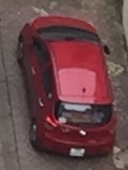
#> input picture AI_Team/API/Blind_Vision_Backend/ml_core/car.jpg, 128 x 170 px
$ python -i color.py   (imports and definitions only)
#> lines starting #> are read from the running program, lines starting #| are printed output that depends on the picture; after the words box and inside, x2 and y2 are one past the last pixel; in counts of white or black regions, pixels touching at a corner belong together
#> further down, picture is the input picture: shape (170, 128, 3); mean B, G, R 71.8, 69.4, 104
import cv2
import numpy as np

def get_color(image):
    if image is None:
        return "null"
    else:
        lower = {'red':(0, 30, 50), 'green':(40, 100, 100), 'blue':(97, 100, 117), 'yellow':(20, 100, 100), 'orange':(5, 50, 50), 'white':(0,0,0)}
        upper = {'red':(10,255,255), 'green':(80,255,255), 'blue':(117,255,255), 'yellow':(30,255,255), 'orange':(15,255,255), 'white':(0,0,255)}


        # define standard colors for circle around the object
        colors = {'red':(0,0,255), 'green':(0,255,0), 'blue':(255,0,0), 'yellow':(0, 255, 217), 'orange':(0,140,255), 'white':(255,255,255)}

        im_resize = cv2.resize(image, (600, 600))
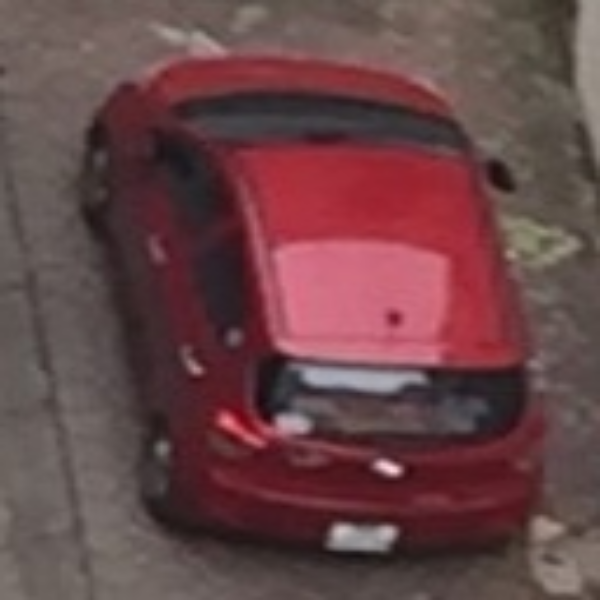
#> im_resize: shape (600, 600, 3); mean B, G, R 71.7, 69.3, 103.9
        blurred = cv2.GaussianBlur(im_resize, (11,11), 0)
        hsv = cv2.cvtColor(blurred, cv2.COLOR_BGR2HSV)
#> hsv: shape (600, 600, 3); mean H, S, V 94, 84.7, 104
        radiuss = []
        colorss = []
        for key, value in upper.items():
                # construct a mask for the color from dictionary`1, then perform
                # a series of dilations and erosions to remove any small
                # blobs left in the mask
                kernel = np.ones((9,9),np.uint8)
                mask = cv2.inRange(hsv, lower[key], upper[key])
                mask = cv2.morphologyEx(mask, cv2.MORPH_OPEN, kernel)
                mask = cv2.morphologyEx(mask, cv2.MORPH_CLOSE, kernel)

                # find contours in the mask and initialize the current
                # (x, y) center of the ball
                cnts = cv2.findContours(mask.copy(), cv2.RETR_EXTERNAL,
                    cv2.CHAIN_APPROX_SIMPLE)[-2]
                center = None

                # only proceed if at least one contour was found
                if len(cnts) > 0:
                    # find the largest contour in the mask, then use
                    # it to compute the minimum enclosing circle and
                    # centroid
                    c = max(cnts, key=cv2.contourArea)
                    ((x, y), radius) = cv2.minEnclosingCircle(c)
                    radiuss.append(int(radius))
                    colorss.append(key)
                    M = cv2.moments(c)
                    center = (int(M["m10"] / M["m00"]), int(M["m01"] / M["m00"]))
#> this loop made 6 passes
#> (x, y, radius, center) on passes 1, 5: (232.5, 183, 295.9, (159, 114)), (447.5, 84, 128.8, (451, 58))
#> pass 1, in get_color, `mask = cv2.inRange(hsv, lower[key], upper[key])`:
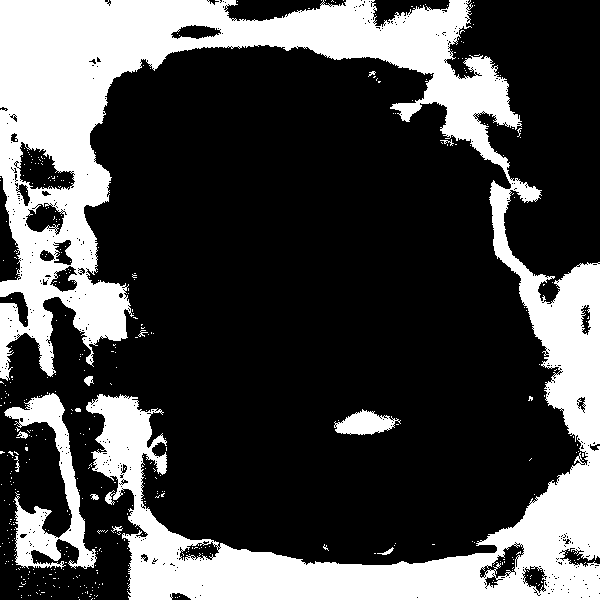
#> mask: shape (600, 600); 28.8% white; 449 white regions (436 under 20 px), largest, box (x1, y1, x2, y2) and area: (0, 0, 600, 600) 96440, (4, 393, 97, 569) 5078, (334, 409, 401, 435) 1015
#> pass 1, in get_color, `mask = cv2.morphologyEx(mask, cv2.MORPH_OPEN, kernel)`:
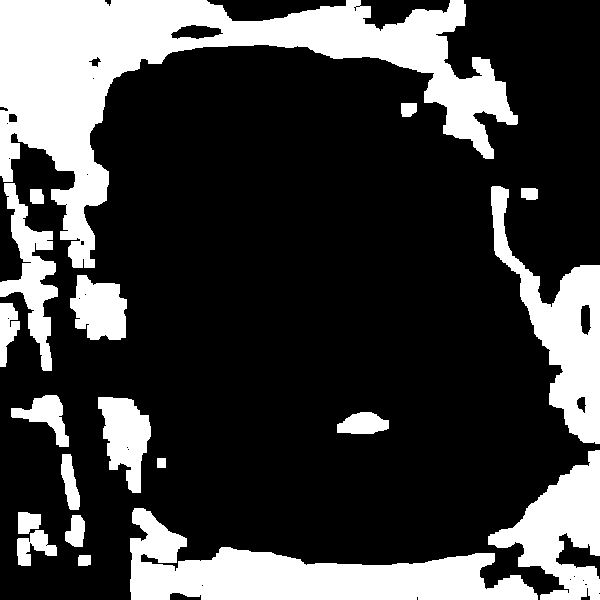
#> mask: shape (600, 600); 25.4% white; 19 white regions, largest, box (x1, y1, x2, y2) and area: (0, 0, 518, 268) 40452, (130, 508, 538, 600) 17057, (491, 186, 600, 444) 9858
#> pass 1, in get_color, `mask = cv2.morphologyEx(mask, cv2.MORPH_CLOSE, kernel)`:
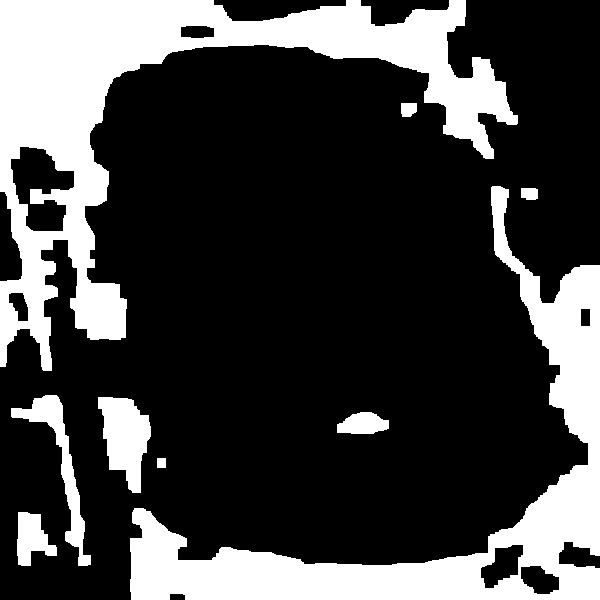
#> mask: shape (600, 600); 26.2% white; 9 white regions, largest, box (x1, y1, x2, y2) and area: (0, 0, 518, 371) 49680, (130, 186, 600, 600) 35977, (98, 397, 151, 493) 3190
#> after the loop, colorss = ['red', 'orange']; radiuss = [295, 128]

                    # only proceed if the radius meets a minimum size. Correct this value for your obect's size
                    #if radius > 0.5:
                    #    # draw the circle and centroid on the frame,
                    #    # then update the list of tracked points
                    #    im = cv2.circle(im_resize, (int(x), int(y)), int(radius), colors[key], 2)
                    #    im = cv2.putText(im,key , (int(x-radius),int(y-radius)), cv2.FONT_HERSHEY_SIMPLEX, 0.4,colors[key],2)
        if (len(radiuss) == 0):
            return "null"
        return  colorss[radiuss.index(max(radiuss))]

>>> import cv2
>>> picture = cv2.imread('car.jpg')
>>> result = get_color(picture)
#> result = 'red'

$ run again, on AI_Team/API/Blind_Vision_Backend/ml_core/tie.jpg
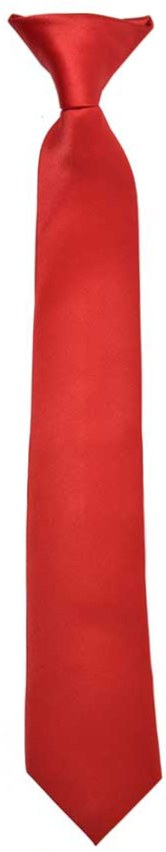
#> input picture AI_Team/API/Blind_Vision_Backend/ml_core/tie.jpg, 166 x 852 px
#> picture is the input picture: shape (852, 166, 3); mean B, G, R 123.8, 124.9, 217.3
#> in get_color, `im_resize = cv2.resize(image, (600, 600))`:
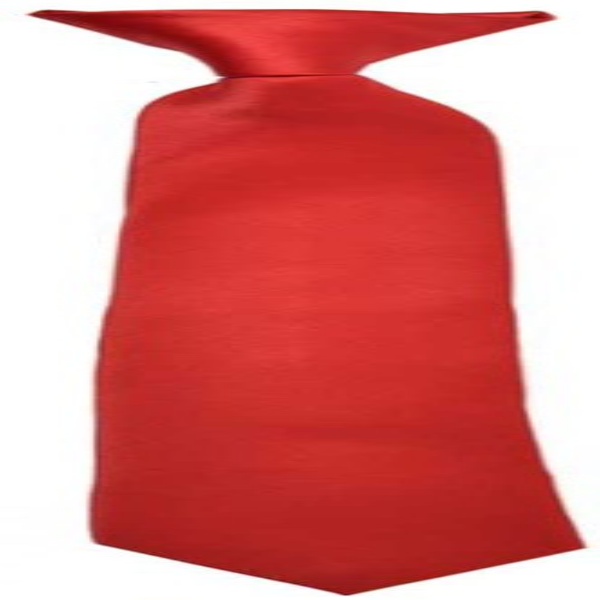
#> im_resize: shape (600, 600, 3); mean B, G, R 123.7, 124.8, 217.2
#> hsv: shape (600, 600, 3); mean H, S, V 17.9, 122.7, 217.3
#> the loop in get_color, `for key, value in upper.items():` made 6 passes
#> (x, y, radius, center) on passes 1, 6: (345.3, 282.8, 351.4, (315, 325)), (124.5, 312, 312.8, (47, 309))
#> pass 1, in get_color, `mask = cv2.morphologyEx(mask, cv2.MORPH_CLOSE, kernel)`:
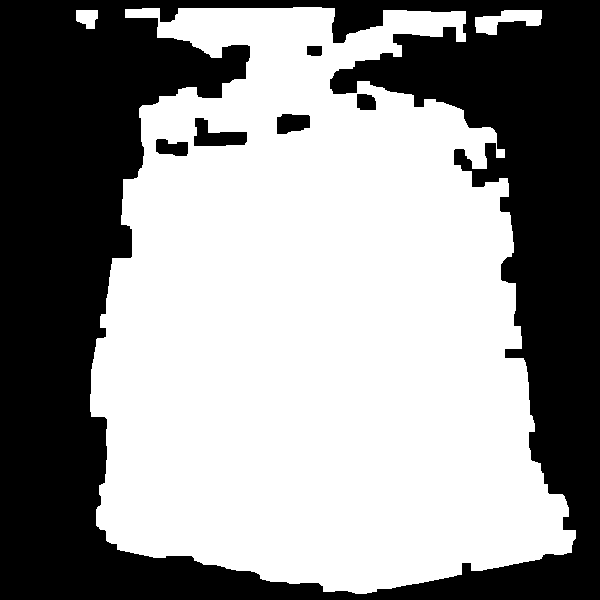
#> mask: shape (600, 600); 57.9% white; 6 black regions, box (x1, y1, x2, y2) and area: (0, 0, 600, 600) 149484, (194, 118, 247, 146) 856, (277, 114, 310, 134) 542, (156, 139, 188, 156) 420, (357, 94, 376, 110) 276, (307, 46, 322, 56) 145
#> after the loop in get_color, `for key, value in upper.items():`: colorss = ['red', 'white']; radiuss = [351, 312]
#> result = 'red'

$ run again, on AI_Team/API/Blind_Vision_Backend/ml_core/dog-and-cat.png
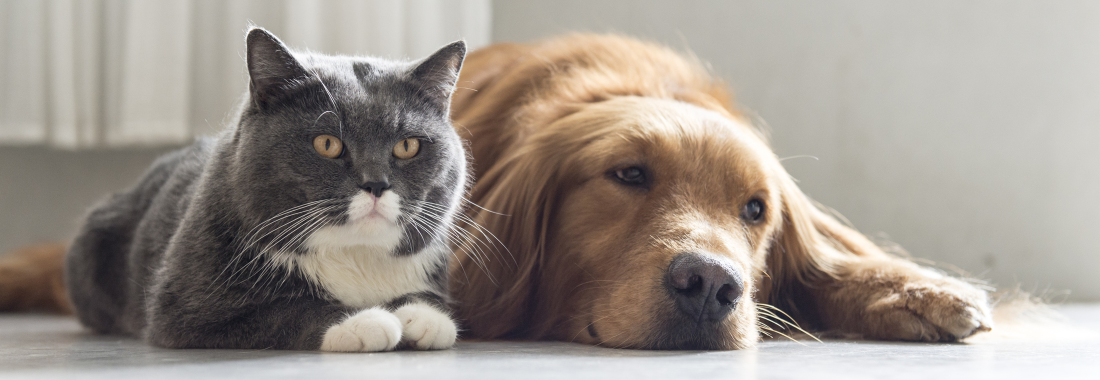
#> input picture AI_Team/API/Blind_Vision_Backend/ml_core/dog-and-cat.png, 2200 x 760 px (shown at 1/2 size)
#> picture is the input picture: shape (760, 2200, 3); mean B, G, R 139.8, 147.5, 155.9
#> in get_color, `im_resize = cv2.resize(image, (600, 600))`:
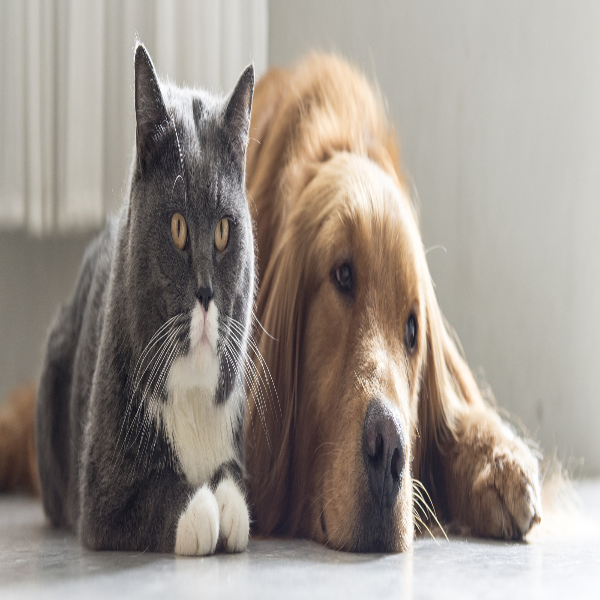
#> im_resize: shape (600, 600, 3); mean B, G, R 139.7, 147.4, 155.7
#> hsv: shape (600, 600, 3); mean H, S, V 40.7, 32, 156.2
#> the loop in get_color, `for key, value in upper.items():` made 6 passes
#> (x, y, radius, center) on passes 1, 5, 6: (320.5, 410, 142.5, (295, 405)), (397, 295.5, 261.4, (342, 312)), (589.5, 529.5, 11.51, (588, 528))
#> pass 1, in get_color, `mask = cv2.morphologyEx(mask, cv2.MORPH_CLOSE, kernel)`:
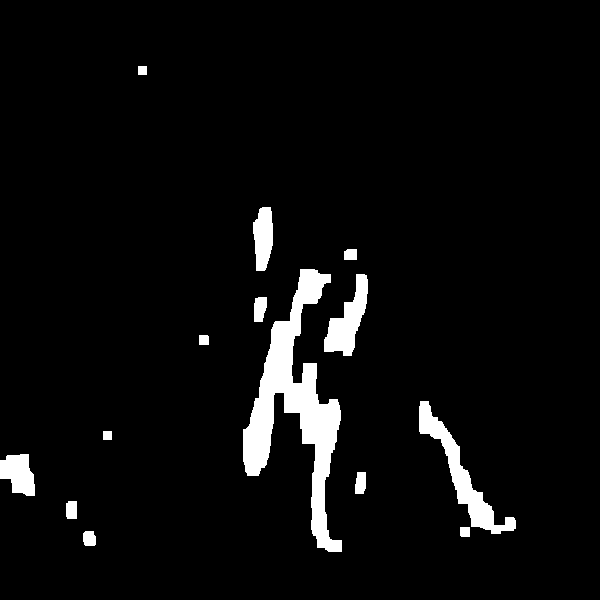
#> mask: shape (600, 600); 4.8% white; 14 white regions, largest, box (x1, y1, x2, y2) and area: (243, 269, 342, 552) 9394, (419, 401, 516, 534) 2677, (324, 274, 368, 356) 1723
#> after the loop in get_color, `for key, value in upper.items():`: colorss = ['red', 'orange', 'white']; radiuss = [142, 261, 11]
#> result = 'orange'
